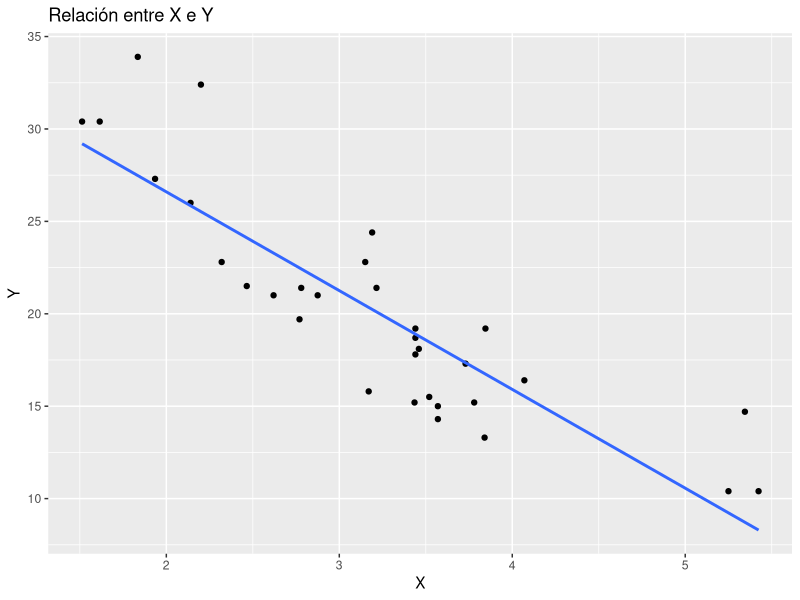
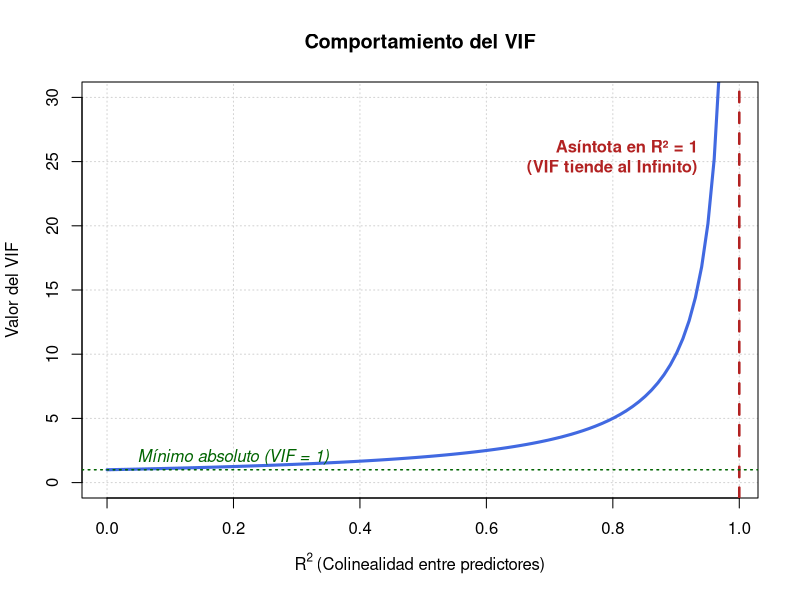
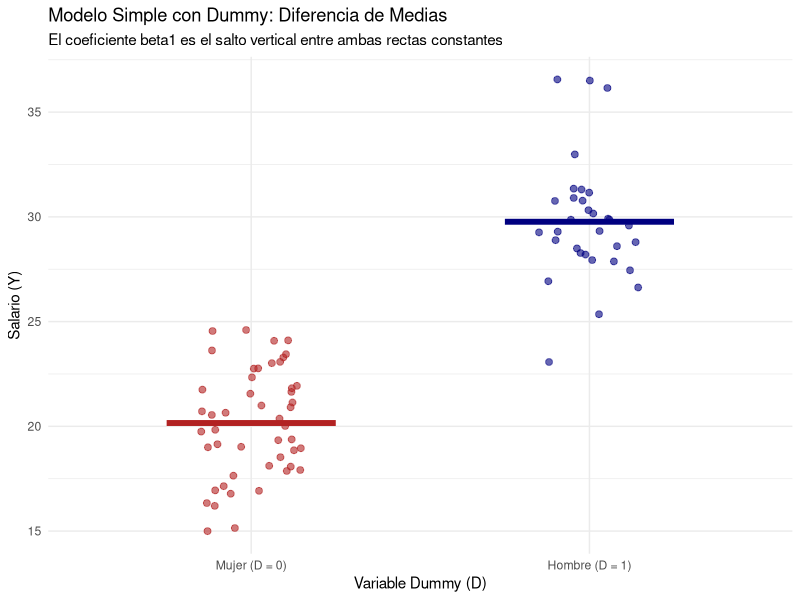
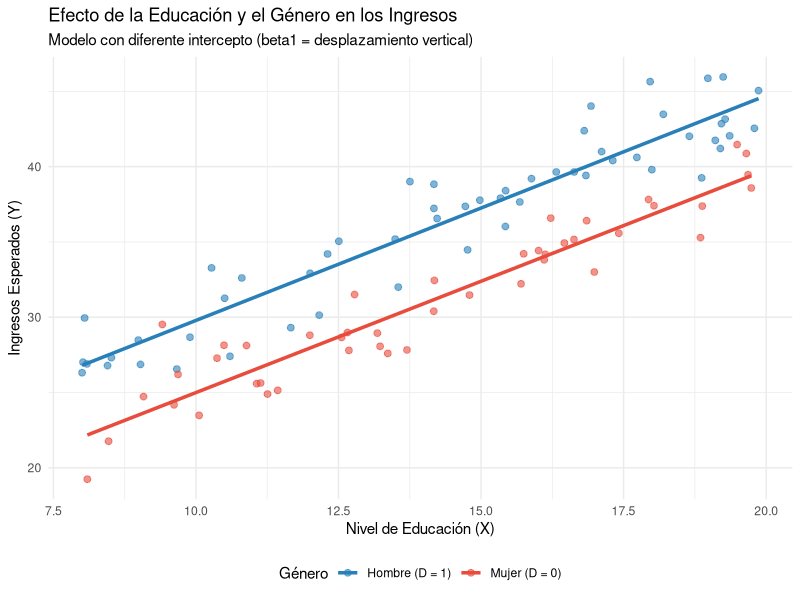
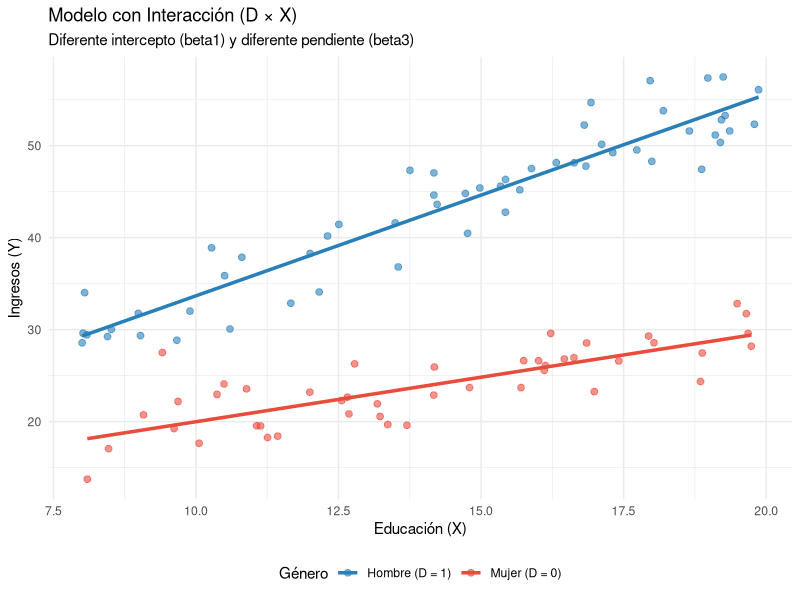
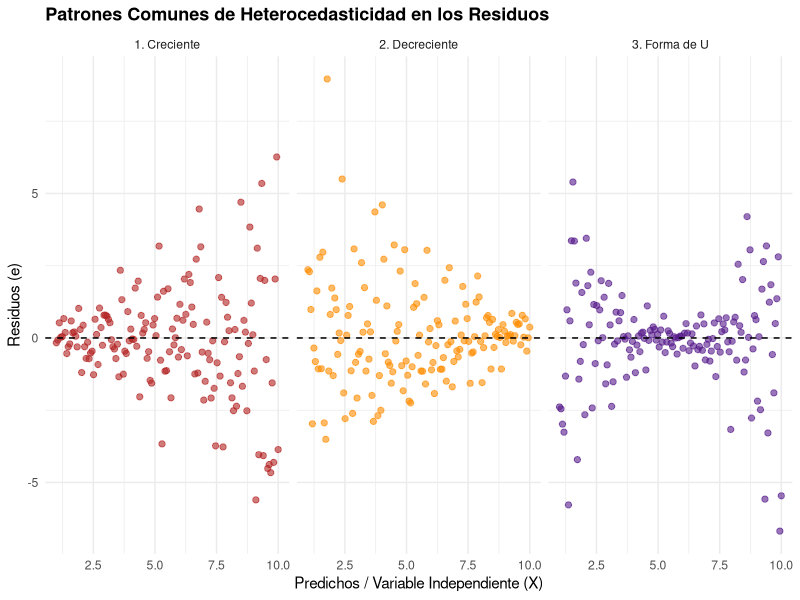

Write the R code that produced these figures, in order.
## ---- chunk 1
knitr::opts_chunk$set(echo = TRUE)
## ---- chunk 2
library(ggplot2)

ggplot(data = mtcars, aes(x = wt, y = mpg)) +
  geom_point() +
  geom_smooth(method = "lm", se = FALSE) +
  labs(title = "Relación entre X e Y",
       x = "X",
       y = "Y")
## ---- chunk 3
# 1. Definir la función matemática del VIF
vif_funcion <- function(x) { 1 / (1 - x) }

# 2. Graficar la curva aproximándose al límite
curve(vif_funcion, 
      from = 0, 
      to = 0.99,       # Nos acercamos al límite matemático sin tocar el 1
      col = "royalblue", 
      lwd = 3,
      ylim = c(0, 30), # Ampliamos el eje Y para ver la subida vertical
      main = "Comportamiento del VIF",
      xlab = expression(R^2 ~ "(Colinealidad entre predictores)"),
      ylab = "Valor del VIF",
      panel.first = grid()) # Añade cuadrícula de fondo

# 3. ASÍNTOTA VERTICAL CRÍTICA (En R² = 1)
# El argumento 'v = 1' dibuja la línea vertical exacta en el valor 1 del eje X
abline(v = 1, col = "firebrick", lty = 2, lwd = 2.5)

# 4. Texto explicativo de la asíntota
text(x = 0.95, y = 25, 
     labels = "Asíntota en R² = 1\n(VIF tiende al Infinito)", 
     col = "firebrick", 
     font = 2, 
     pos = 2) # pos=2 alinea el texto a la izquierda de la coordenada

# 5. Asíntota horizontal base (VIF = 1)
abline(h = 1, col = "darkgreen", lty = 3, lwd = 1.5)
text(x = 0.2, y = 2, "Mínimo absoluto (VIF = 1)", col = "darkgreen", font = 3)


## ---- chunk 4
library(ggplot2)

# 1. Datos para el modelo simple Y = beta0 + beta1*D + e
set.seed(123)
n <- 80
df_simple <- data.frame(
  D = factor(sample(c(0, 1), n, replace = TRUE), labels = c("Mujer (D = 0)", "Hombre (D = 1)"))
)
# beta0 = 20, beta1 = 10 (Salario medio: Mujeres = 20, Hombres = 30)
df_simple$salario <- ifelse(df_simple$D == "Hombre (D = 1)", 30, 20) + rnorm(n, 0, 3)

# 2. Gráfico con líneas horizontales constantes (Medias)
ggplot(df_simple, aes(x = D, y = salario, color = D)) +
  geom_jitter(width = 0.15, alpha = 0.6, size = 2) + # Puntos dispersos sobre cada grupo
  stat_summary(fun = mean, geom = "crossbar", width = 0.5, linewidth = 0.8) + # Líneas horizontales de la media
  scale_color_manual(values = c("Mujer (D = 0)" = "firebrick", "Hombre (D = 1)" = "navy")) +
  labs(
    title = "Modelo Simple con Dummy: Diferencia de Medias",
    subtitle = "El coeficiente beta1 es el salto vertical entre ambas rectas constantes",
    x = "Variable Dummy (D)",
    y = "Salario (Y)",
    color = "Categoría"
  ) +
  theme_minimal() +
  theme(legend.position = "none")
## ---- chunk 5
library(ggplot2)

# 1. Simulación de datos para el modelo Y = beta0 + beta1*D + beta2*X + e
set.seed(42)
n <- 100
educacion <- runif(n, 8, 20) # Variable X
genero <- factor(sample(c("Mujer (D = 0)", "Hombre (D = 1)"), n, replace = TRUE)) # Dummy D

# beta0 = 10, beta1 = 5 (brecha por género), beta2 = 1.5 (retorno a educación)
ingresos <- 10 + 1.5 * educacion + ifelse(genero == "Hombre (D = 1)", 5, 0) + rnorm(n, 0, 2)
df_modelo <- data.frame(educacion, ingresos, genero)

# 2. Gráfico del modelo
ggplot(df_modelo, aes(x = educacion, y = ingresos, color = genero)) +
  geom_point(alpha = 0.6, size = 2) +
  geom_smooth(method = "lm", se = FALSE, linewidth = 1.2) +
  scale_color_manual(values = c("Mujer (D = 0)" = "#E74C3C", "Hombre (D = 1)" = "#2980B9")) +
  labs(
    title = "Efecto de la Educación y el Género en los Ingresos",
    subtitle = "Modelo con diferente intercepto (beta1 = desplazamiento vertical)",
    x = "Nivel de Educación (X)",
    y = "Ingresos Esperados (Y)",
    color = "Género"
  ) +
  theme_minimal() +
  theme(legend.position = "bottom")
## ---- chunk 6
library(ggplot2)

# 1. Simulación de datos para Y = beta0 + beta1*D + beta2*X + beta3*(D*X) + e
set.seed(42)
n <- 100
educacion <- runif(n, 8, 20)
genero <- factor(sample(c("Mujer (D = 0)", "Hombre (D = 1)"), n, replace = TRUE))

# Parámetros: beta0 = 10, beta1 = 2 (intercepto), beta2 = 1.0 (pendiente base), beta3 = 1.2 (diferencia de pendiente)
df_inter <- data.frame(educacion, genero)
df_inter$ingresos <- 10 + 
  ifelse(df_inter$genero == "Hombre (D = 1)", 2, 0) + 
  1.0 * df_inter$educacion + 
  ifelse(df_inter$genero == "Hombre (D = 1)", 1.2 * df_inter$educacion, 0) + 
  rnorm(n, 0, 3)

# 2. Gráfico con interacción (distinto intercepto Y distinta pendiente)
ggplot(df_inter, aes(x = educacion, y = ingresos, color = genero)) +
  geom_point(alpha = 0.6, size = 2) +
  geom_smooth(method = "lm", se = FALSE, linewidth = 1.2) + # ggplot detecta la interacción automáticamente
  scale_color_manual(values = c("Mujer (D = 0)" = "#E74C3C", "Hombre (D = 1)" = "#2980B9")) +
  labs(
    title = "Modelo con Interacción (D × X)",
    subtitle = "Diferente intercepto (beta1) y diferente pendiente (beta3)",
    x = "Educación (X)",
    y = "Ingresos (Y)",
    color = "Género"
  ) +
  theme_minimal() +
  theme(legend.position = "bottom")
## ---- chunk 7
library(ggplot2)

set.seed(123)
n <- 150
x <- seq(1, 10, length.out = n)

# Generar los residuos para los tres casos
e_creciente   <- rnorm(n, mean = 0, sd = 0.3 * x)
e_decreciente <- rnorm(n, mean = 0, sd = 0.3 * (11 - x))
e_forma_u     <- rnorm(n, mean = 0, sd = 0.15 * (x - 5.5)^2 + 0.3)

# Unir todo en un solo data frame
df_hetero <- rbind(
  data.frame(x = x, residuos = e_creciente,   tipo = "1. Creciente"),
  data.frame(x = x, residuos = e_decreciente, tipo = "2. Decreciente"),
  data.frame(x = x, residuos = e_forma_u,     tipo = "3. Forma de U")
)

# Graficar los tres patrones juntos
ggplot(df_hetero, aes(x = x, y = residuos, color = tipo)) +
  geom_point(alpha = 0.6, size = 1.8) +
  geom_hline(yintercept = 0, linetype = "dashed", color = "black") +
  facet_wrap(~ tipo) +
  scale_color_manual(values = c("firebrick", "darkorange", "purple4")) +
  labs(
    title = "Patrones Comunes de Heterocedasticidad en los Residuos",
    x = "Predichos / Variable Independiente (X)",
    y = "Residuos (e)"
  ) +
  theme_minimal() +
  theme(
    legend.position = "none",
    plot.title = element_text(face = "bold", size = 13)
  )
